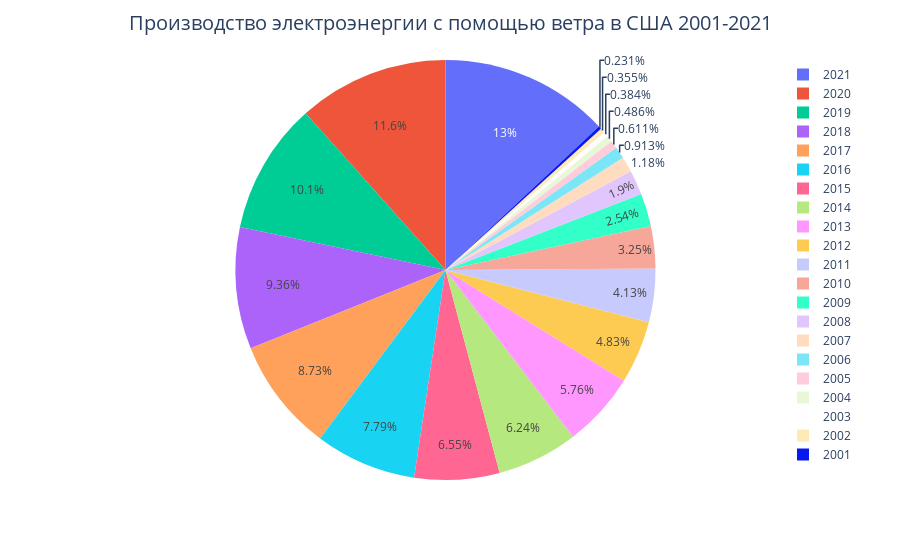

Notebook code cell kept with this figure:
### Code cell
import plotly.express as px

data = df.loc[(df['STATE'] == 'US-TOTAL') & (df['ENERGY SOURCE'] == 'Wind')].groupby(['YEAR'], as_index=False).sum()[:-1]
fig = px.pie(data, values='GENERATION (Megawatthours)', names='YEAR')
fig.update_layout(
    title={
        "text": "Производство электроэнергии с помощью ветра в США 2001-2021",
        "x": 0.5,
        "font": {
            "size": 20,
        },
    }
)
fig.show()

### Figure 1 — Plotly figure (JSON) as saved in the notebook; plotly's stock layout.template omitted (floating-point values rounded to 4 significant figures)
{"data": [{"domain": {"x": [0, 1], "y": [0, 1]}, "hovertemplate": "YEAR=%{label}<br>GENERATION (Megawatthours)=%{value}<extra></extra>", "labels": [2001, 2002, 2003, 2004, 2005, 2006, 2007, 2008, 2009, 2010, 2011, 2012, 2013, 2014, 2015, 2016, 2017, 2018, 2019, 2020, 2021], "legendgroup": "", "name": "", "showlegend": true, "type": "pie", "values": [13474662, 20708558, 22374931, 28287484, 35621099, 53178273, 68899858, 110726200, 147772266, 189304494, 240400000.0, 281600000.0, 335700000.0, 363600000.0, 381437099, 453985124, 508605392, 545334906, 589812642, 675876098, 759534494]}], "layout": {"legend": {"tracegroupgap": 0}, "margin": {"t": 60}, "title": {"font": {"size": 20}, "text": "Производство электроэнергии с помощью ветра в США 2001-2021", "x": 0.5}}}
